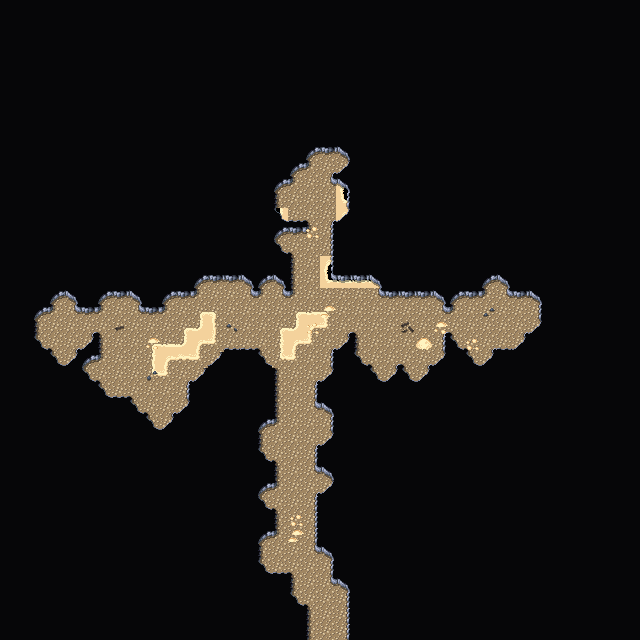

A level layout from a 2D game, rendered from its tile map. Below: a short description, then the map file with tile-grid data replaced by summaries:
An orthogonal 40x40 tile map with 16x16 px tiles, 3 tile layers (Background, Walls, Clutter), 2 tilesets and 10 objects.

<map version="1.10" tiledversion="1.10.1" orientation="orthogonal" renderorder="right-down" width="40" height="40" tilewidth="16" tileheight="16" infinite="0" nextlayerid="7" nextobjectid="72">
 <editorsettings>
  <export target="wastetown..tmx" format="tmx" />
 </editorsettings>
 <tileset firstgid="1" source="../../../../common/maps/tileset/main.tsx" />
 <tileset firstgid="10113" source="../../../../common/maps/tileset/buildings.tsx" />
 <layer id="1" name="Background" width="40" height="40">
  <data>[1600 cells, 1599 non-empty, 18 distinct tile ids]</data>
 </layer>
 <layer id="2" name="Walls" width="40" height="40">
  <data>[1600 cells, 1535 non-empty, 31 distinct tile ids]</data>
 </layer>
 <layer id="3" name="Clutter" width="40" height="40">
  <properties>
   <property name="spriteLayer" type="bool" value="true" />
  </properties>
  <data>[1600 cells, 22 non-empty, 13 distinct tile ids]</data>
 </layer>
 <objectgroup id="4" name="Objects">
  <object id="62" template="../../../../common/maps/obj/door_up.tx" x="321.655" y="637.409">
   <properties>
    <property name="teleport" value="../common/maps/map/cave/cave_multilevel_4/cave_23B2.tmx" />
    <property name="teleportObjectId" value="61" />
   </properties>
  </object>
  <object id="63" template="../../../../common/maps/obj/treasure.tx" x="40.3333" y="338.333" />
  <object id="64" template="../../../../common/maps/obj/gold.tx" x="56.3333" y="312.667" />
  <object id="65" template="../../../../common/maps/obj/enemy.tx" x="79.6667" y="331.333">
   <properties>
    <property name="enemy" value="Hydra" />
   </properties>
  </object>
  <object id="66" template="../../../../common/maps/obj/enemy.tx" x="312" y="226.333">
   <properties>
    <property name="enemy" value="Green Beast" />
   </properties>
  </object>
  <object id="67" template="../../../../common/maps/obj/gold.tx" x="326.667" y="168" />
  <object id="68" template="../../../../common/maps/obj/gold.tx" x="278.667" y="206" />
  <object id="69" template="../../../../common/maps/obj/treasure.tx" x="510.333" y="315.667" />
  <object id="70" template="../../../../common/maps/obj/treasure.tx" x="467.667" y="315.667" />
  <object id="71" template="../../../../common/maps/obj/enemy.tx" x="429.333" y="329.667">
   <properties>
    <property name="enemy" value="Cyclops" />
   </properties>
  </object>
 </objectgroup>
</map>
